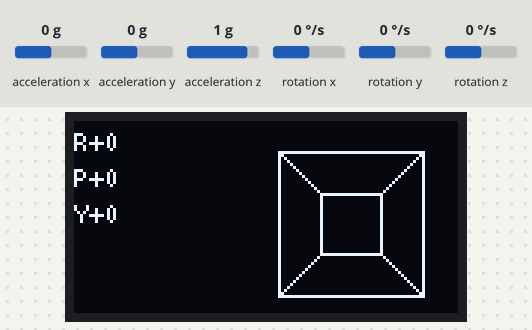
Simulated run of this sketch. Board: ESP32. Shown: 128×64 one-colour display. Wiring (inferred from the names in the program): MPU-6050 motion sensor at I2C address 0x68. The inputs (shaded band) are chosen by the test bench; at power-on: acceleration x 0 g, acceleration y 0 g, rotation z 0 °/s, acceleration z 1 g, rotation x 0 °/s, rotation y 0 °/s. What the sketch prints to the serial monitor is not drawn.

Above: at 1.6 s.
1.7 s: acceleration x set to 0.8 g
At 3.4 s:
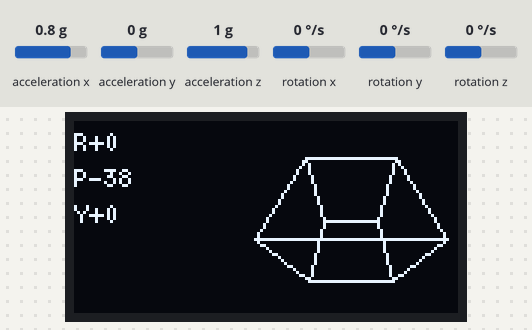
3.7 s: acceleration y set to -1.4 g
At 5.5 s:
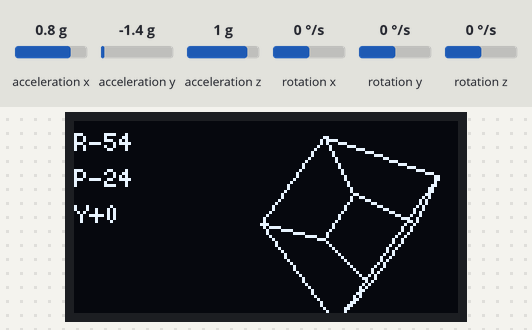
5.8 s: rotation z set to -192 °/s
At 6.01 s:
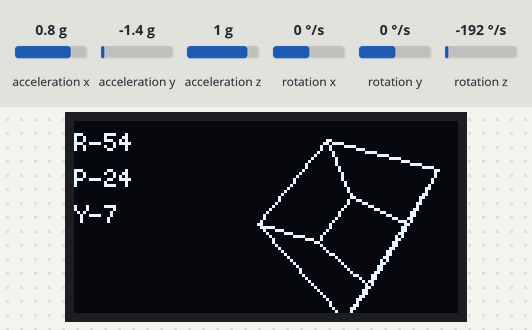
8.3 s: acceleration x set to -1.4 g
At 8.58 s:
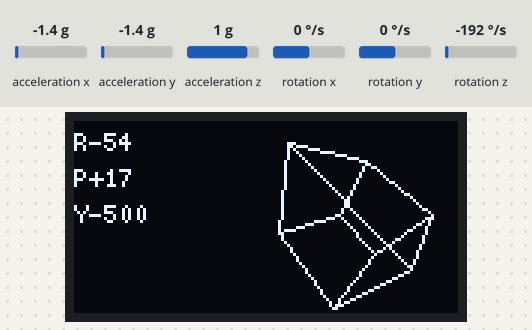
10.8 s: acceleration y set to 0 g
At 11.47 s:
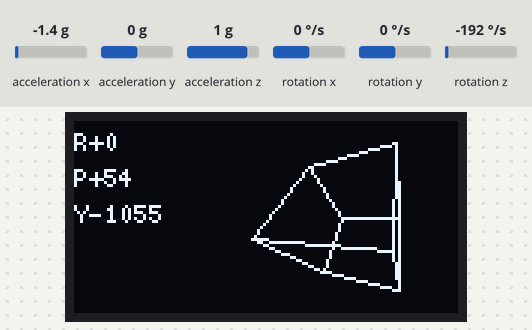
13.7 s: acceleration x set to 1.4 g
At 14.04 s:
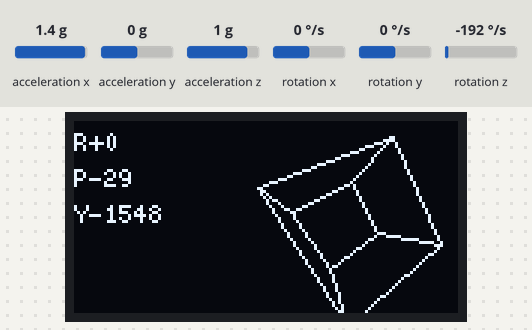
Timing chart, 0 to 16.7 s (numbered marks = the images above; inputs shaded):
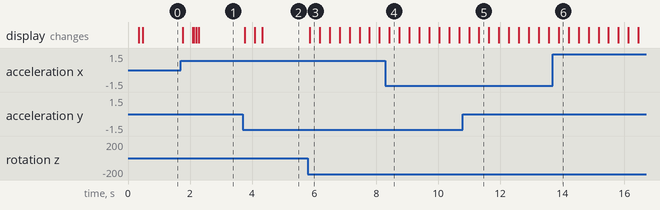

The sketch:

mpu6050_test.ino
```cpp
// MPU6050 sanity test for the glove project.
//
// Shares the same I2C bus as the OLED (SDA/SCL below). It scans the bus,
// verifies the MPU6050 WHO_AM_I register, wakes the sensor, then streams
// accel / gyro / temperature to both the serial monitor and the OLED.
//
// Wiring (ESP32-C3 SuperMini): VCC->3V3, GND->GND, SDA->GPIO5, SCL->GPIO6.
// The OLED can stay connected in parallel on the same two pins.

#include <Wire.h>
#include <U8g2lib.h>

#define SCREEN_WIDTH 128
#define SCREEN_HEIGHT 64

// I2C pins. Change these if your board uses other pins.
#if CONFIG_IDF_TARGET_ESP32C3
// C3 SuperMini: GPIO5/6 free (8/9 = onboard LED/BOOT button).
#define I2C_SDA 5
#define I2C_SCL 6
#else
#define I2C_SDA 21
#define I2C_SCL 22
#endif

// MPU6050 registers.
static const uint8_t MPU_ADDR_LOW = 0x68;  // AD0 low (default)
static const uint8_t MPU_ADDR_HIGH = 0x69; // AD0 high
static const uint8_t REG_PWR_MGMT_1 = 0x6B;
static const uint8_t REG_WHO_AM_I = 0x75;
static const uint8_t REG_ACCEL_XOUT_H = 0x3B;

// Default full-scale ranges after reset: accel +/-2g, gyro +/-250 deg/s.
static const float ACCEL_LSB_PER_G = 16384.0f;
static const float GYRO_LSB_PER_DPS = 131.0f;

// Many blue 1.3" I2C OLED modules use SH1106, not SSD1306.
U8G2_SH1106_128X64_NONAME_F_HW_I2C display(U8G2_R0, U8X8_PIN_NONE);

uint8_t mpuAddress = 0;
uint8_t oledAddress = 0;
unsigned long lastDisplayMs = 0;
unsigned long lastPrintMs = 0;

// Orientation estimate (degrees), updated by a complementary filter.
float roll = 0.0f;
float pitch = 0.0f;
float yaw = 0.0f;             // integrated from gyro Z; drifts (no magnetometer)
unsigned long lastUpdateUs = 0;

static const float RAD2DEG = 57.29578f;
static const float DEG2RAD = 0.0174533f;

bool probeI2C(uint8_t address) {
  Wire.beginTransmission(address);
  return Wire.endTransmission() == 0;
}

void scanI2CBus() {
  Serial.println("Scanning I2C bus...");
  uint8_t found = 0;
  for (uint8_t address = 1; address < 127; address++) {
    if (probeI2C(address)) {
      Serial.print("  device found at 0x");
      if (address < 16) Serial.print('0');
      Serial.println(address, HEX);
      found++;
    }
  }
  if (found == 0) {
    Serial.println("  no I2C devices found. Check wiring/pins.");
  }
}

uint8_t findMpu() {
  if (probeI2C(MPU_ADDR_LOW)) return MPU_ADDR_LOW;
  if (probeI2C(MPU_ADDR_HIGH)) return MPU_ADDR_HIGH;
  return 0;
}

uint8_t findOled() {
  if (probeI2C(0x3C)) return 0x3C;
  if (probeI2C(0x3D)) return 0x3D;
  return 0;
}

void writeReg(uint8_t reg, uint8_t value) {
  Wire.beginTransmission(mpuAddress);
  Wire.write(reg);
  Wire.write(value);
  Wire.endTransmission();
}

uint8_t readReg(uint8_t reg) {
  Wire.beginTransmission(mpuAddress);
  Wire.write(reg);
  Wire.endTransmission(false);
  Wire.requestFrom(mpuAddress, (uint8_t)1);
  return Wire.available() ? Wire.read() : 0;
}

// Reads 14 bytes: accel XYZ, temp, gyro XYZ (all big-endian int16).
bool readMotion(int16_t* ax, int16_t* ay, int16_t* az,
                int16_t* gx, int16_t* gy, int16_t* gz, int16_t* temp) {
  Wire.beginTransmission(mpuAddress);
  Wire.write(REG_ACCEL_XOUT_H);
  if (Wire.endTransmission(false) != 0) return false;
  if (Wire.requestFrom(mpuAddress, (uint8_t)14) != 14) return false;

  *ax = (Wire.read() << 8) | Wire.read();
  *ay = (Wire.read() << 8) | Wire.read();
  *az = (Wire.read() << 8) | Wire.read();
  *temp = (Wire.read() << 8) | Wire.read();
  *gx = (Wire.read() << 8) | Wire.read();
  *gy = (Wire.read() << 8) | Wire.read();
  *gz = (Wire.read() << 8) | Wire.read();
  return true;
}

void showScreen(const char* line1, const char* line2, const char* line3,
                const char* line4) {
  if (oledAddress == 0) return;
  display.clearBuffer();
  display.setFont(u8g2_font_6x12_tf);
  display.drawFrame(0, 0, SCREEN_WIDTH, SCREEN_HEIGHT);
  display.drawStr(4, 12, line1);
  display.drawStr(4, 27, line2);
  display.drawStr(4, 42, line3);
  display.drawStr(4, 57, line4);
  display.sendBuffer();
}

// Draw a wireframe cube rotated by the current orientation, plus the angles.
void draw3D(float rollDeg, float pitchDeg, float yawDeg) {
  if (oledAddress == 0) return;

  float r = rollDeg * DEG2RAD, p = pitchDeg * DEG2RAD, y = yawDeg * DEG2RAD;
  float sr = sinf(r), cr = cosf(r);
  float sp = sinf(p), cp = cosf(p);
  float sy = sinf(y), cy = cosf(y);

  // Unit cube: 8 corners and the 12 edges connecting them.
  static const int8_t V[8][3] = {
    {-1,-1,-1},{1,-1,-1},{1,1,-1},{-1,1,-1},
    {-1,-1, 1},{1,-1, 1},{1,1, 1},{-1,1, 1}};
  static const uint8_t E[12][2] = {
    {0,1},{1,2},{2,3},{3,0},  // back face
    {4,5},{5,6},{6,7},{7,4},  // front face
    {0,4},{1,5},{2,6},{3,7}}; // connectors

  const int   cx = 92, cyc = 34;   // cube center on the right of the screen
  const float scale = 15.0f;
  int px[8], py[8];

  for (int i = 0; i < 8; i++) {
    float x = V[i][0], yy = V[i][1], z = V[i][2];
    // rotate X (pitch) -> Y (yaw) -> Z (roll)
    float y1 = yy * cp - z * sp,  z1 = yy * sp + z * cp,  x1 = x;
    float x2 = x1 * cy + z1 * sy, z2 = -x1 * sy + z1 * cy, y2 = y1;
    float x3 = x2 * cr - y2 * sr, y3 = x2 * sr + y2 * cr,  z3 = z2;

    float persp = 2.6f / (2.6f + z3);  // simple perspective
    px[i] = cx + (int)(x3 * scale * persp);
    py[i] = cyc + (int)(y3 * scale * persp);
  }

  display.clearBuffer();
  display.setFont(u8g2_font_5x8_tf);
  char b[10];
  snprintf(b, sizeof(b), "R%+d", (int)rollDeg);  display.drawStr(0, 10, b);
  snprintf(b, sizeof(b), "P%+d", (int)pitchDeg); display.drawStr(0, 22, b);
  snprintf(b, sizeof(b), "Y%+d", (int)yawDeg);   display.drawStr(0, 34, b);

  for (int i = 0; i < 12; i++) {
    display.drawLine(px[E[i][0]], py[E[i][0]], px[E[i][1]], py[E[i][1]]);
  }
  display.sendBuffer();
}

void setup() {
  Serial.begin(115200);
  delay(300);

  // Enable the C3 internal pull-ups as a fallback in case the modules lack
  // their own. External 4.7k pull-ups to 3V3 are still recommended.
  pinMode(I2C_SDA, INPUT_PULLUP);
  pinMode(I2C_SCL, INPUT_PULLUP);

  Wire.begin(I2C_SDA, I2C_SCL);
  Wire.setClock(50000); // slower clock is more forgiving on long/weak wiring

  scanI2CBus();

  oledAddress = findOled();
  if (oledAddress != 0) {
    display.setI2CAddress(oledAddress << 1);
    display.setBusClock(100000);
    display.begin();
    Serial.print("OLED found at 0x");
    Serial.println(oledAddress, HEX);
  } else {
    Serial.println("OLED not found (optional). Continuing with serial only.");
  }

  mpuAddress = findMpu();
  if (mpuAddress == 0) {
    Serial.println("MPU6050 NOT found at 0x68/0x69. Check wiring/pins.");
    showScreen("MPU6050 TEST", "NOT FOUND", "check SDA/SCL", "and 3V3/GND");
    return;
  }

  Serial.print("MPU6050 found at 0x");
  Serial.println(mpuAddress, HEX);

  uint8_t who = readReg(REG_WHO_AM_I);
  Serial.print("WHO_AM_I = 0x");
  Serial.println(who, HEX);
  if (who != 0x68) {
    Serial.println("WARNING: unexpected WHO_AM_I (clone chip?). Trying anyway.");
  }

  writeReg(REG_PWR_MGMT_1, 0x00); // wake from sleep
  delay(100);
  Serial.println("MPU6050 initialized. Streaming data...");
}

void loop() {
  if (mpuAddress == 0) {
    delay(1000);
    return;
  }

  int16_t ax, ay, az, gx, gy, gz, t;
  if (!readMotion(&ax, &ay, &az, &gx, &gy, &gz, &t)) {
    Serial.println("read failed");
    return;
  }

  float axg = ax / ACCEL_LSB_PER_G;
  float ayg = ay / ACCEL_LSB_PER_G;
  float azg = az / ACCEL_LSB_PER_G;
  float gxd = gx / GYRO_LSB_PER_DPS;
  float gyd = gy / GYRO_LSB_PER_DPS;
  float gzd = gz / GYRO_LSB_PER_DPS;

  // Time step for integrating the gyro.
  unsigned long nowUs = micros();
  float dt = (lastUpdateUs == 0) ? 0.0f : (nowUs - lastUpdateUs) / 1e6f;
  lastUpdateUs = nowUs;

  // Roll/pitch from gravity (absolute but noisy), fused with gyro (smooth but
  // drifts). Yaw has no absolute reference, so it's pure gyro integration.
  float accRoll  = atan2f(ayg, azg) * RAD2DEG;
  float accPitch = atan2f(-axg, sqrtf(ayg * ayg + azg * azg)) * RAD2DEG;
  roll  = 0.96f * (roll + gxd * dt) + 0.04f * accRoll;
  pitch = 0.96f * (pitch + gyd * dt) + 0.04f * accPitch;
  yaw  += gzd * dt;

  unsigned long now = millis();

  // Stream to serial ~5x/sec.
  if (now - lastPrintMs >= 200UL) {
    lastPrintMs = now;
    Serial.printf("A[g] x=%+.2f y=%+.2f z=%+.2f  G[dps] x=%+.1f y=%+.1f z=%+.1f  R=%+.0f P=%+.0f Y=%+.0f\n",
                  axg, ayg, azg, gxd, gyd, gzd, roll, pitch, yaw);
  }

  // Redraw the 3D cube ~25x/sec.
  if (now - lastDisplayMs >= 40UL) {
    lastDisplayMs = now;
    draw3D(roll, pitch, yaw);
  }
}
```

Measured:
- after the input at 1.7 s, the display: first changes after 0.06 s (image 1 shows a later state)
- after the input at 3.7 s, the display: first changes after 0.07 s (image 2 shows a later state)
- after the input at 5.8 s, the display: changes after 0.06 s (image 3)
- after the input at 8.3 s, the display: changes after 0.13 s (image 4)
- after the input at 13.7 s, the display: changes after 0.18 s (image 6)
